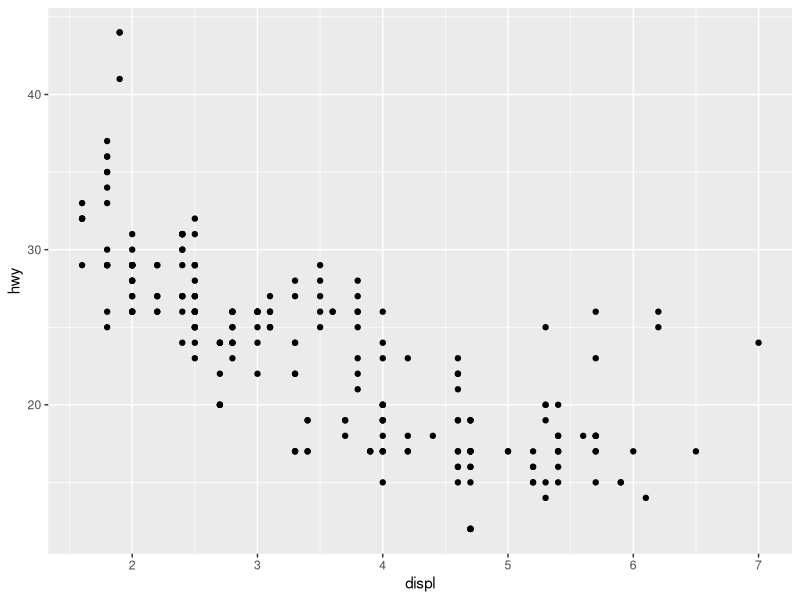
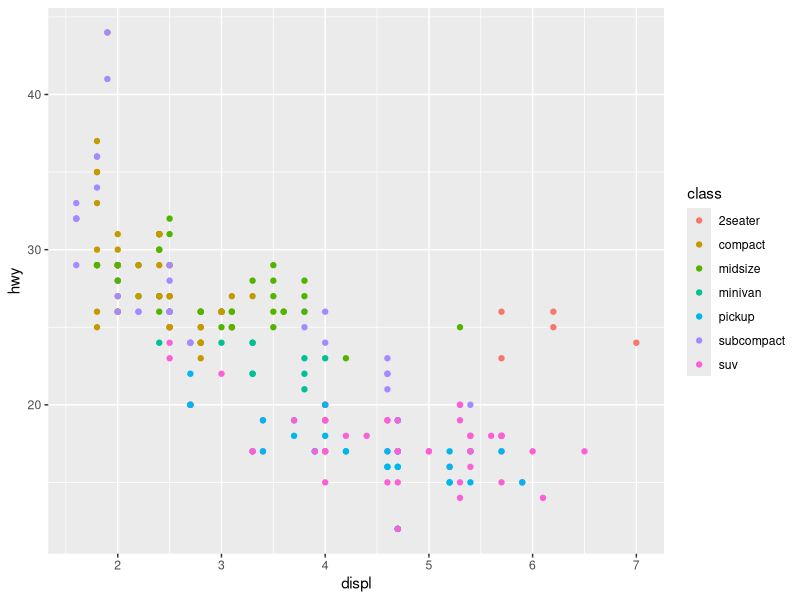
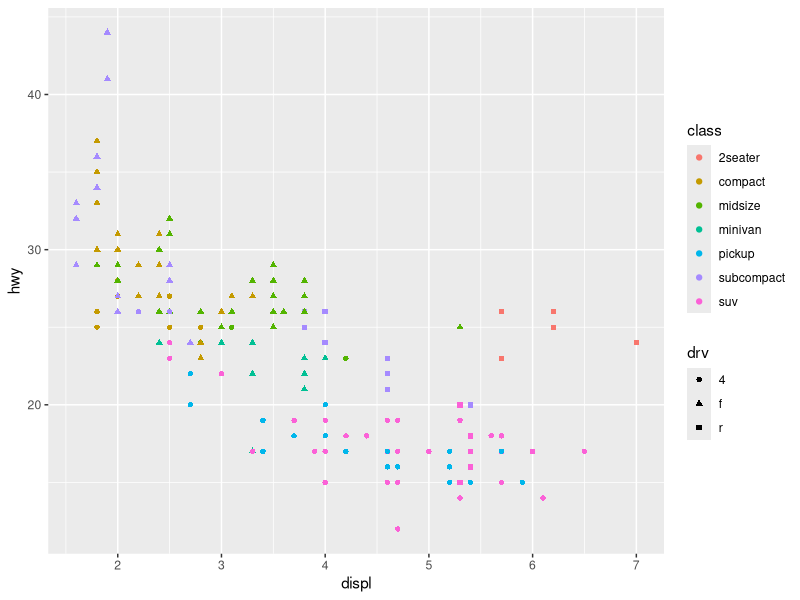
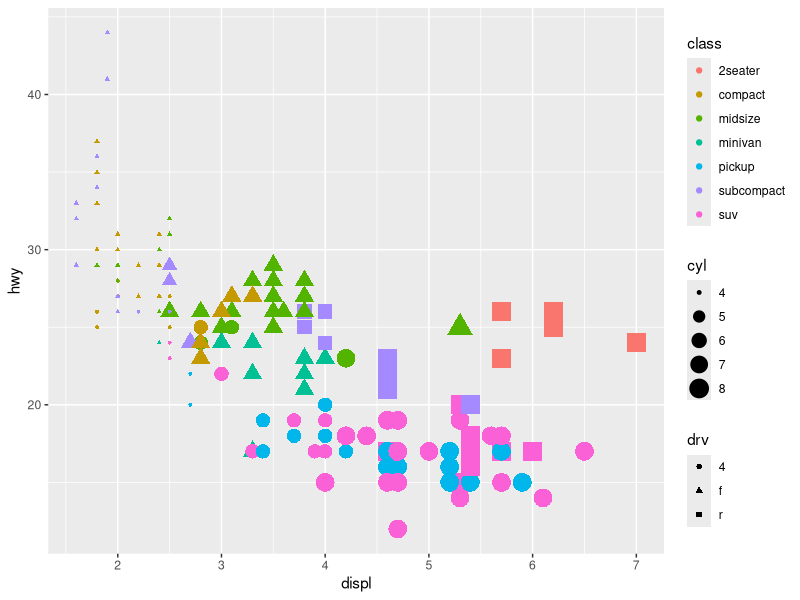
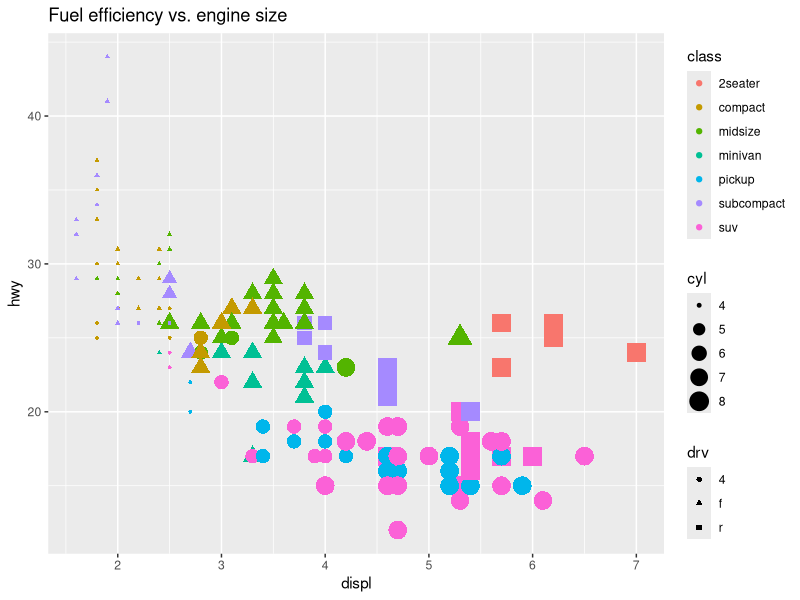

Source code (R) for these figures, in order:

# EPI5143 Winter 2020 Quiz 3.    
#Lauren Remedios (7783669)(github: lreme074)

# Question 1. The dataset mpg dataset is a base R dataset which includes data on fuel efficiency of a number
# of makes and models of automobile Have a look at this dataset using the View() command.
# how many observations and how many variables does this dataset have? (provide the code 
# and result from the console window)
# (hint:  use the nrow() and ncol() and/or the dim()  R functions )
library (tidyverse)
data ("mpg")
view (mpg)
nrow (mpg)
ncol (mpg)
#therefore there are 234 observations and 11 columns

#Question 2 modify and run the ggplot code to make each class of vehicle a different colour
ggplot(data = mpg) + geom_point(mapping = aes(x = displ, y = hwy))
ggplot(data = mpg) + geom_point(mapping = aes(x = displ, y = hwy, color = class))

# Question 3. further modify and run the code to use a different shape to plot vehicles
# according whether vehicle is front, rear or 4 wheel drive (drv)
ggplot(data = mpg) + geom_point(mapping = aes(x = displ, y = hwy, color = class, shape = drv))

# Question 4. further modify and run the code to make the size of each point on the plot proportional
# to the number of cylinders the vehicle's engine has (cyl)
ggplot(data = mpg) + geom_point(mapping = aes(x = displ, y = hwy, color = class, shape = drv, size = cyl))

# Question 5. Modify the code to add a suitable title of your choice to your plot
ggplot(data = mpg) + geom_point(mapping = aes(x = displ, y = hwy, color = class, shape = drv, size = cyl)) + 
  ggtitle ("Fuel efficiency vs. engine size")

